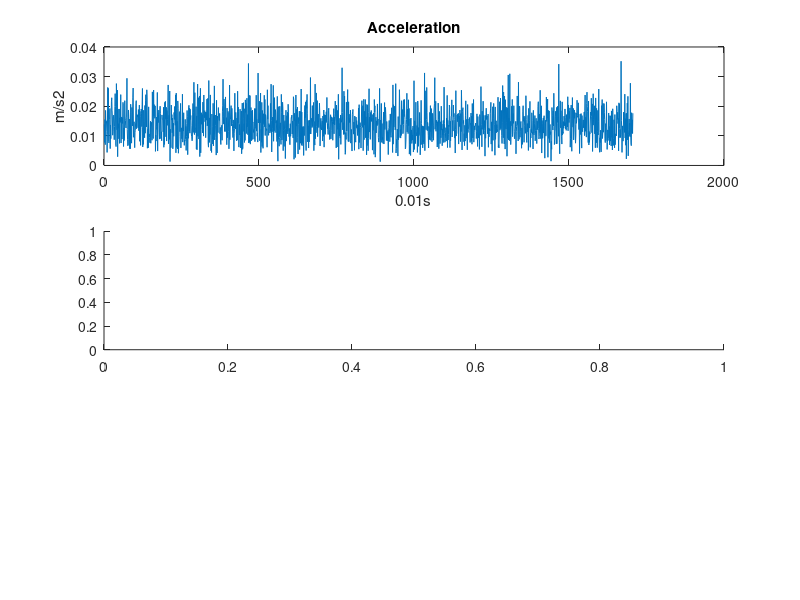

The MATLAB script that drew this image: (Note: this script raises an error after producing the figure.)
data=load('offline_short.txt');
ax = data(:,3);
ay = data(:,4);
az = data(:,5);
ax1 = mean(ax)
ay1 = mean(ay)
az1 = mean(az)
Ax = 0.061/2/1000*9.8*(ax - ax1); 
Ay = 0.061/2/1000*9.8*(ay - ay1);
Az = 0.061/2/1000*9.8*(az - az1);

A = sqrt(Ax.^2 + Ay.^2 + Az.^2);
figure(1)
subplot(3,1,1);
plot(A)
xlabel('0.01s');
ylabel('m/s2');
title('Acceleration');

subplot(3,1,2);
V = acc_intergration(A);
plot(V);
xlabel('0.01s');
ylabel('m/s');
title('Velocity for resultant acceleration');

subplot(3,1,3);
D = acc_intergration(V);
plot(D);
xlabel('0.01s');
ylabel('m');
title('Displacement for resultant acceleration ');
saveas(gcf,'Combined_A_V_D','eps');

figure(2)
subplot(2,2,1);
plot(Ax)
xlabel('0.01s');
ylabel('m/s2');
title('x-Acceleration');

subplot(2,2,2);
plot(Ay)
xlabel('0.01s');
ylabel('m/s2');
title('y-Acceleration');

subplot(2,2,3);
plot(Az)
xlabel('0.01s');
ylabel('m/s2');
title('z-Acceleration');

subplot(2,2,4);
plot(A)
xlabel('0.01s');
ylabel('m/s2');
title('Combined-Acceleration');
saveas(gcf,'diagram of Accelerations','eps');

figure(3)
subplot(3,1,1);
plot(Ax)
xlabel('0.01s');
ylabel('m/s2');
title('x-Acceleration');

subplot(3,1,2);
Vx = acc_intergration(Ax);
plot(Vx);
xlabel('0.01s');
ylabel('m/s');
title('x-Velocity');

subplot(3,1,3);
Dx = acc_intergration(Vx);
plot(Dx);
xlabel('0.01s');
ylabel('m');
title('x-Displacement');
saveas(gcf,'Ax_com','eps');

figure(4)
subplot(3,1,1);
plot(Ay)
xlabel('0.01s');
ylabel('m/s2');
title('y-Acceleration');

subplot(3,1,2);
Vy = acc_intergration(Ay);
plot(Vy);
xlabel('0.01s');
ylabel('m/s');
title('y-Velocity');

subplot(3,1,3);
Dy = acc_intergration(Vy);
plot(Dy);
xlabel('0.01s');
ylabel('m');
title('y-Displacement');
saveas(gcf,'Ay_com','eps');

figure(5)
subplot(3,1,1);
plot(Az)
xlabel('0.01s');
ylabel('m/s2');
title('z-Acceleration');

subplot(3,1,2);
Vz = acc_intergration(Az);
plot(Vz);
xlabel('0.01s');
ylabel('m/s');
title('z-Velocity');

subplot(3,1,3);
Dz = acc_intergration(Vz);
plot(Dz);
xlabel('0.01s');
ylabel('m');
title('z-Displacement');
saveas(gcf,'Az_com','eps');

figure(6)
A2D = sqrt(Ax.^2 + Ay.^2);
subplot(3,1,1);
plot(A2D)
xlabel('0.01s');
ylabel('m/s2');
title('2D-Acceleration');

subplot(3,1,2);
V2D = acc_intergration(A2D);
plot(V2D);
xlabel('0.01s');
ylabel('m/s');
title('2D-Velocity');

subplot(3,1,3);
D2D = acc_intergration(V2D);
plot(D2D);
xlabel('0.01s');
ylabel('m');
title('2D-Displacement');
saveas(gcf,'2D','eps');
